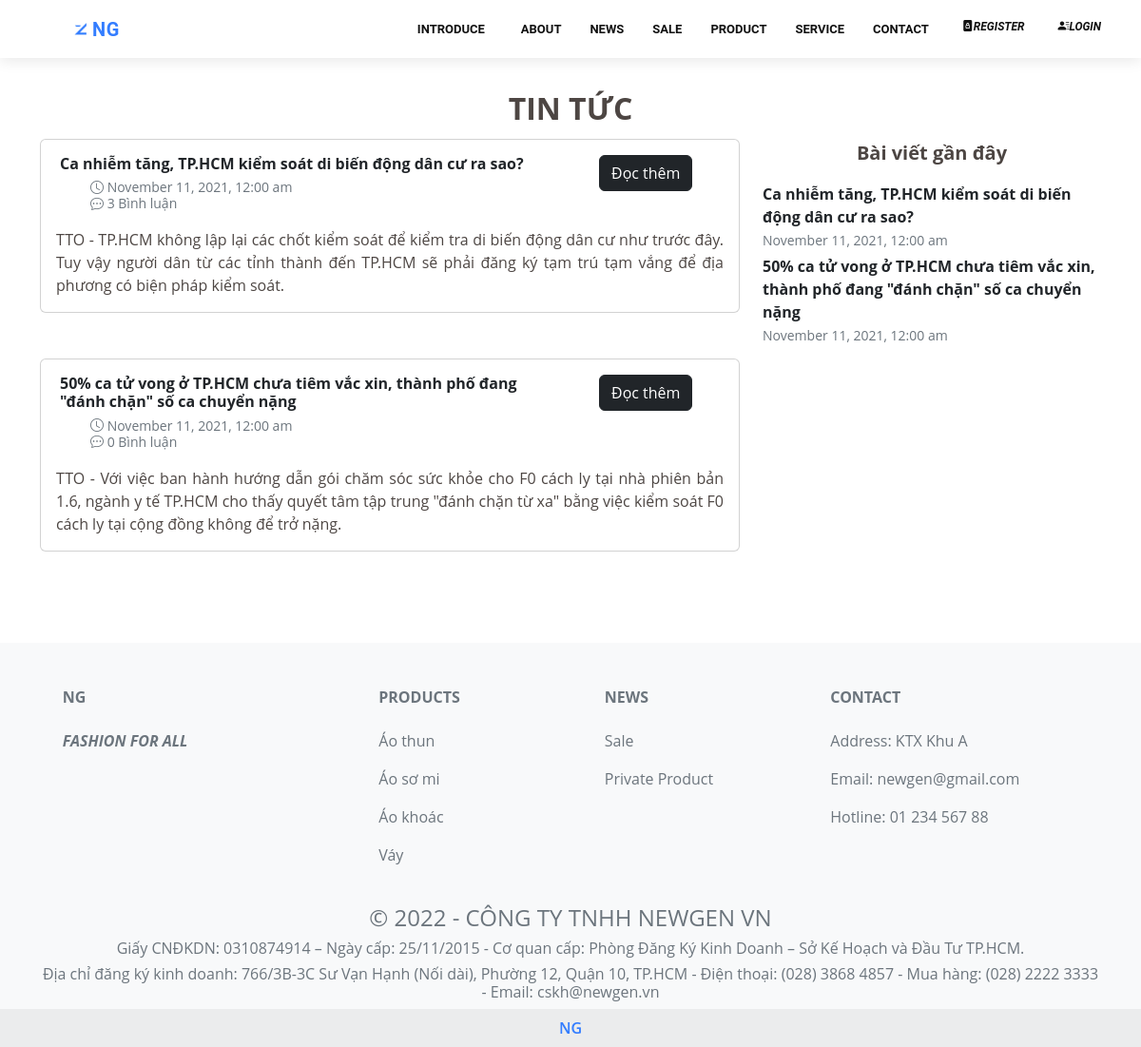
Before: /index.php?page=main&controller=blog&action=index with the older database file.
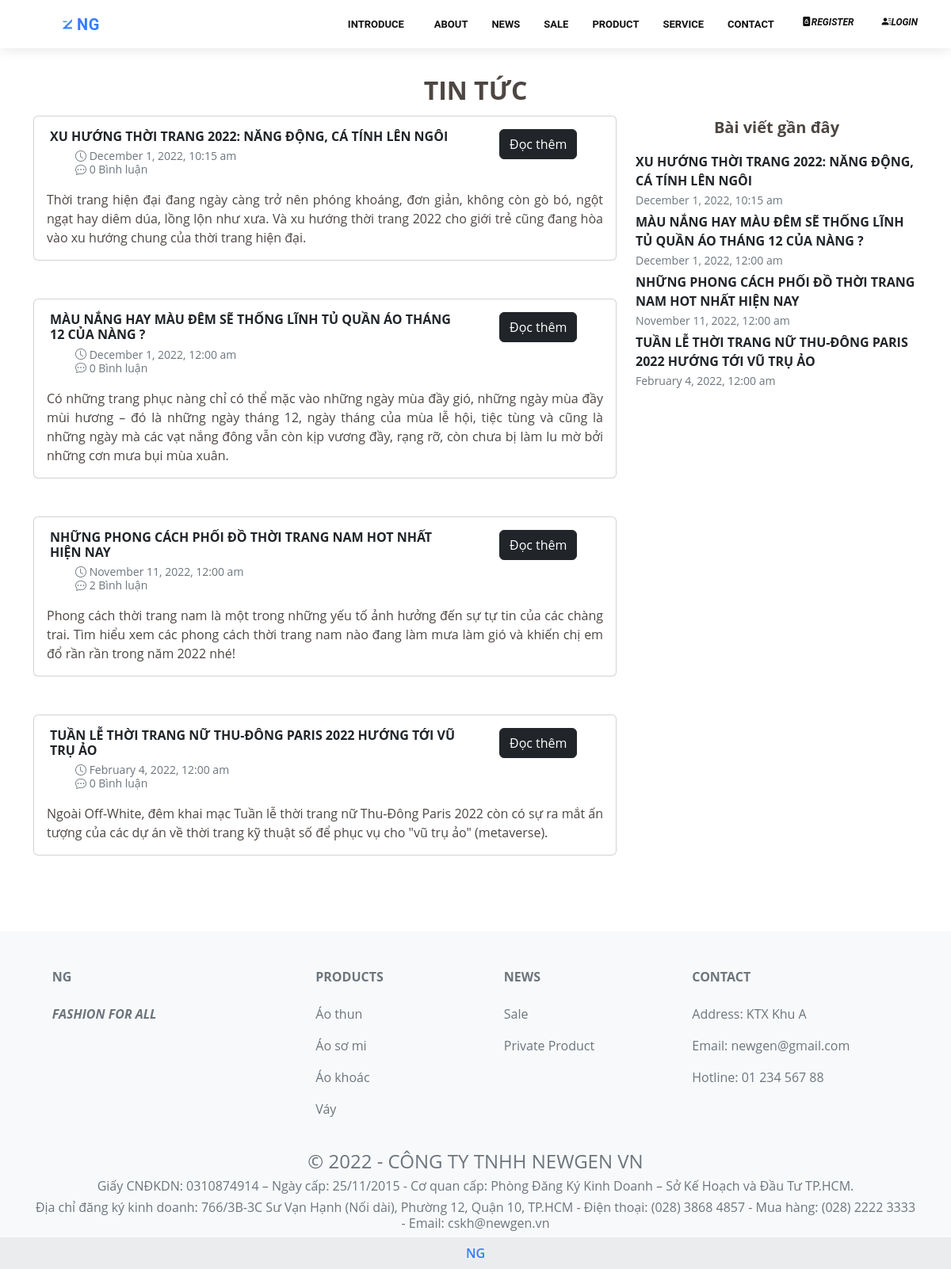
After: the same page with the newer database file.
### tables this page shows
CREATE TABLE `news` (
  `id` int(11) NOT NULL,
  `status` tinyint(1) DEFAULT NULL,
  `date` datetime DEFAULT NULL,
  `description` varchar(1000) DEFAULT NULL,
  `content` varchar(10000) DEFAULT NULL,
  `title` varchar(255) DEFAULT NULL
);

### controllers/main/blog_controller.php (called while the page is built, shortened)
<?php
require_once('controllers/main/base_controller.php');
require_once('models/news.php');
require_once('models/comment.php');
class BlogController extends BaseController
{
	function __construct()
	{
		$this->folder = 'blog';
	}
	public function index()
	{
		if (isset($_GET['pg']))
		{
			$pg = $_GET['pg'];
		}
		else
		{
			$pg = 1;
		}
		$newses = News::getAllShow();
		$recent = News::recentNews();
		foreach ($newses as $news)
		{
			$news->comments = Comment::getCommentByNews($news->id);
		}
		$count = intdiv(count($newses), 4) + 1;
		$newses = array_slice($newses, ($pg - 1) * 4, 4);
		$data = array('newses' => $newses, 'recent' => $recent, 'count' => $count);
		$this->render('index', $data);
	}
}

### routes.php (called while the page is built, shortened)
<?php
$controller = new $klass;
$controller->$action();

### index.php (called while the page is built, shortened)
<?php
require_once('routes.php');

### models/news.php (called while the page is built, shortened)
<?php
class News
{
    public function __construct($id, $status, $date, $title, $description, $content)
    {
        $this->id = $id;
        $this->date = $date;
        $this->title = $title;
        $this->description = $description;
    }
    static function getAllShow()
    {
        $db = DB::getInstance();
        $req = $db->query("SELECT * FROM news WHERE status=1 ORDER BY date DESC");
        $lnews = [];
        foreach ($req->fetch_all(MYSQLI_ASSOC) as $news)
        {
            $lnews[] = new News(
                $news['id'],
                $news['status'],
                $news['date'],
                $news['title'],
                $news['description'],
                $news['content']
            );
        }
        return $lnews;
    }
    static function recentNews()
    {
        $db = DB::getInstance();
        $req = $db->query("SELECT * FROM news WHERE status = 1 ORDER BY date DESC LIMIT 5");
        $lnews = [];
        foreach ($req->fetch_all(MYSQLI_ASSOC) as $news)
        {
            $lnews[] = new News(
                $news['id'],
                $news['status'],
                $news['date'],
                $news['title'],
                $news['description'],
                $news['content']
            );
        }
        return $lnews;
    }
}
?>

### models/comment.php (called while the page is built, shortened)
<?php
class Comment
{
    static function getCommentByNews($news_id)
    {
        $db = DB::getInstance();
        $req = $db->query("SELECT
        C.id AS id,
        C.date AS date,
        C.approved AS approved,
        C.content AS content,
        C.news_id AS news_id,
        C.user_id AS user_id,
        N.title AS title,
        U.fname AS fname,
        U.lname AS lname,
        C.parent AS parent
        FROM comment AS C, user AS U, news AS N WHERE C.news_id = N.id AND C.user_id = U.email AND C.news_id = $news_id AND C.approved = 1 AND C.parent IS NULL ORDER BY C.date DESC;");
        $comments = [];
        foreach ($req->fetch_all(MYSQLI_ASSOC) as $comment) {
            $comments[] = new Comment(
                $comment['id'],
                $comment['date'],
                $comment['approved'],
                $comment['content'],
                $comment['news_id'],
                $comment['user_id'],
                $comment['title'],
                $comment['fname'] . ' ' . $comment['lname'],
                $comment['parent']
            );
        }
        return $comments;
    }
}

### views/main/blog/index.php (the view)
<?php
include_once('views/main/navbar.php');
?>
<body>
    <section id="blog" style="margin-top: 7.5%;">
    <div class="text-center fs-2 fw-bold">TIN TỨC</div>
      <div class="container mt-2">
        <div class="row">
          <div class="col-lg-8" id="new">
            <?php
              foreach ($newses as $news) {
                echo '
                  <article class="card mb-5">
                    <div class="row mx-2">
                        <div class="col-9">
                            <h6 class="card-title mt-3 fw-bold">
                            <a class="text-dark" href="index.php?page=main&controller=detail_blog&id='. $news->id .'&action=index">' . $news->title . '</a>
                            </h6>
                            <div class="card-subtitle mt-2 text-muted">
                                <small>
                                    <ul>
                                        <li class="card-subtitle"><i class="bi bi-clock"></i> <time>' . date("F j, Y, g:i a", strtotime($news->date)) . '</time></li>
                                        <li class="card-subtitle"><i class="bi bi-chat-dots"> </i>' . count($news->comments) . ' Bình luận</li>
                                    </ul>
                                </small>
                            </div>
                        </div>
                        <div class="col-3 text-center mt-3">
                            <a class="btn btn-dark" href="index.php?page=main&controller=detail_blog&id='. $news->id .'&action=index">Đọc thêm</a>
                        </div>
                    </div>
                    <div class="mx-3 mb-3">
                      <div class="fs-6 justify-content">
                        ' . $news->description . '
                      </div>
                    </div>
                  </article>
                ';
              }
            ?>
          </div>
          <div class="col-lg-4">
            <div>
              <p class="fs-5 fw-bold text-center">Bài viết gần đây</p>
              <div>
              <?php
                foreach ($recent as $news)
                {
                  echo '
                  <div class="mb-1">
                    <div><a class="text-dark fw-bold" href="index.php?page=main&controller=detail_blog&id='. $news->id .'&action=index">' . $news->title . '</a>
                    </div>
                    <small class="text-muted">
                        <time>' . date("F j, Y, g:i a", strtotime($news->date)) . '</time>
                    </small>
                  </div>
                  ';
                }
              ?>
              </div>
            </div>
          </div>
        </div>
      </div>
    </section>
</body>
<?php
include_once('views/main/footer.php');
?>

### views/main/navbar.php (shortened to what this page needs)
<!DOCTYPE html>
<html lang="vi">
<head>
  <link href="https://cdn.jsdelivr.net/npm/bootstrap@5.2.2/dist/css/bootstrap.min.css" rel="stylesheet">
  <link href="assets/stylesheets/style.css" rel="stylesheet">
  <link href="assets/stylesheets/stylesheet.css" rel="stylesheet">
  <link rel="stylesheet" href="assets/stylesheets/star_rating.css">
  <link rel="stylesheet" href="https://cdn.jsdelivr.net/npm/bootstrap-icons@1.10.2/font/bootstrap-icons.css">
  <link rel="stylesheet" href="assets/stylesheets/main/services.css">
</head>
<body>
    <header id="header" class="fixed-top">
        <div class="container  align-items-center">
        <nav class="navbar navbar-expand-lg navbar-light bg-white bd-subnavbar py-2">
            <h1 class="logo "><a href="index.php?page=main&controller=layouts&action=index"><img src="assets/images/Z.webp" alt=""><span style="color:#337Dff">NG</span></a></h1>
            <div class="collapse navbar-collapse hide" id="navbarSupportedContent">
                <ul class="navbar-nav ms-auto">
                    <li class="nav-item"><a href="index.php?page=main&controller=layouts&action=index" class="nav-link">Introduce</a></li>
                    <li class="nav-item"><a href="index.php?page=main&controller=about&action=index">About</a></li>
                    <li class="nav-item"><a href="index.php?page=main&controller=blog&action=index">News</a></li>
                    <li class="nav-item"><a href="index.php?page=main&controller=sale&action=index">Sale</a></li>
                    <li class="nav-item"><a href="index.php?page=main&controller=products&action=index">Product</a></li>
                    <li class="nav-item"><a href="index.php?page=main&controller=services&action=index">Service</a></li>
                    <li class="nav-item"><a href="index.php?page=main&controller=contact&action=index">Contact</a></li>
                    <?php
                        if (!isset($_SESSION["guest"])){
                    ?>
                        <li><a href="index.php?page=main&controller=register&action=index" data-bs-toggle="tooltip" data-bs-placement="bottom" title="Đăng ký"><i class="bu bi-file-lock-fill">Register</i></a></li>
                        <li><a href="index.php?page=main&controller=login&action=index" data-bs-toggle="tooltip" data-bs-placement="bottom" title="Đăng nhập" class="box-arrow-in-right"><i class="bu bi-person-lines-fill">Login</i></a></li>
                    <?php
                        }
                        else{
                            echo '
                            <li><a href="" data-bs-toggle="modal" data-bs-target="#EditUserModal"><i class="bu bi-person-badge-fill"></i></a></li>
                            <li><a href="index.php?page=main&controller=login&action=logout" class="box-arrow-in-right"><i class="bu bi-box-arrow-right"></i></a></li>
                            ';
                        }
                    ?>
                </ul>
            </div>
        </nav>
    </div>
  </header>

### views/main/footer.php (shortened to what this page needs)
<footer class="text-center text-lg-start bg-light text-muted">
    <div class="container text-center text-md-start mt-5">
      <div class="row mt-3">
        <div class="col-md-3 col-lg-4 col-xl-3 mx-auto mb-4 mt-5">
          <h6 class="text-uppercase fw-bold mb-4">
            <i class="fas fa-gem"></i>NG
          </h6>
          <p>
            <span class="fw-bold fst-italic">FASHION FOR ALL</span>
          </p>
        </div>
        <div class="col-md-2 col-lg-2 col-xl-2 mx-auto mb-4 mt-5">
          <h6 class="text-uppercase fw-bold mb-4">
            Products
          </h6>
          <p>
            <a href="#!" class="text-reset">Áo thun</a>
          </p>
          <p>
            <a href="#!" class="text-reset">Áo sơ mi</a>
          </p>
          <p>
            <a href="#!" class="text-reset">Áo khoác</a>
          </p>
          <p>
            <a href="#!" class="text-reset">Váy </a>
          </p>
        </div>
        <div class="col-md-3 col-lg-2 col-xl-2 mx-auto mb-4 mt-5">
          <h6 class="text-uppercase fw-bold mb-4">
            News
          </h6>
          <p>
            <a href="#!" class="text-reset">Sale</a>
          </p>
          <p>
            <a href="#!" class="text-reset">Private Product</a>
          </p>
        </div>
        <div class="col-md-4 col-lg-3 col-xl-3 mx-auto mb-md-0 mb-4 mt-5">
          <h6 class="text-uppercase fw-bold mb-4">Contact</h6>
          <p><i class="fas fa-home"></i>Address: KTX Khu A</p>
          <p>
            <i class="fas fa-envelope"></i>Email: newgen@gmail.com</p>
          <p><i class="fas fa-phone"></i>Hotline: 01 234 567 88</p>
        </div>
      </div>
      <div class="text-center">
        <h4>© 2022 - CÔNG TY TNHH NEWGEN VN </h4>
        <h6>
        Giấy CNĐKDN: 0310874914 – Ngày cấp: 25/11/2015 - Cơ quan cấp: Phòng Đăng Ký Kinh Doanh – Sở Kế Hoạch và Đầu Tư TP.HCM.
        </h6>
        <h6>
        Địa chỉ đăng ký kinh doanh: 766/3B-3C Sư Vạn Hạnh (Nối dài), Phường 12, Quận 10, TP.HCM - Điện thoại: (028) 3868 4857 - Mua hàng: (028) 2222 3333 - Email: cskh@newgen.vn
        </h6>
      </div>
    </div>
  <div class="text-center p-2 fw-bold" style="background-color: rgba(0, 0, 0, 0.05);">
    <a href="index.php?page=main&controller=layouts&action=index"><span class="red" style="color:#337Dff">NG</span>
  </div>
</footer>
</body>
</html>

### controllers/main/base_controller.php (shortened to what this page needs)
<?php
class BaseController
{
  protected $folder;
  function render($file, $data = array())
  {
    $view_file = 'views/main/' . $this->folder . '/' . $file . '.php';
    if (is_file($view_file)) {
      extract($data);
      require_once($view_file);
      $content = ob_get_contents();
      require_once('views/admin/basic_layouts.php');
    } else {
      header('Location: index.php?page=main&controller=layouts&action=error');
    }
  }
}

### views/admin/basic_layouts.php
<?= @$content ?>

### assets/stylesheets/style.css (style rules this page uses)
body { font-family: "Open Sans", sans-serif; color: #4d4643; }
a { text-decoration: none; }
.red { color:rgb(233, 37, 37); font-weight: 550; }
#header { background: #fff; transition: all 0.5s; z-index: 997; padding: 0px 0; box-shadow: 0px 2px 15px rgba(0, 0, 0, 0.1); }
#header .logo { font-size: 18px; margin: 0; padding: 0; line-height: 1; font-weight: 700; letter-spacing: 0.5px; text-transform: uppercase; }
#header .logo a { font-size: 20px; color: rgb(233, 37, 37); }
#header .logo a span { color: #1eee41; }
#header .logo img { max-height: 25px; }
.navbar { padding: 0; }
.navbar a, .navbar a:focus { display: flex; align-items: center; justify-content: space-between; padding: 10px 0 10px 30px; font-family: "Roboto", sans-serif; font-size: 13px; font-weight: 600; color: #111; white-space: nowrap; text-transform: uppercase; transition: 0.3s; }
.navbar a i, .navbar a:focus i { font-size: 12px; line-height: 0; margin-left: 5px; }

### assets/stylesheets/main/services.css (style rules this page uses)
.justify-content { text-align: justify; text-justify: inter-word; }
li { list-style: none; }

Changed rows visible on the page:
removed news: title "Ca nhiễm tăng, TP.HCM kiểm soát di biến động dân cư ra sao?", date "November 11, 2021, 12:00 am", count($news->comments) "3", description "TTO - TP.HCM không lập lại các chốt kiểm soát để kiểm tra di biến động dân cư như trước đây. Tuy vậy người dân từ các tỉnh thành đến TP.HCM sẽ phải đăng ký tạm trú tạm vắng để địa phương có biện pháp kiểm soát."
removed news: title "50% ca tử vong ở TP.HCM chưa tiêm vắc xin, thành phố đang \"đánh chặn\" số ca chuyển nặng", date "November 11, 2021, 12:00 am", count($news->comments) "0", description "TTO - Với việc ban hành hướng dẫn gói chăm sóc sức khỏe cho F0 cách ly tại nhà phiên bản 1.6, ngành y tế TP.HCM cho thấy quyết tâm tập trung \"đánh chặn từ xa\" bằng việc kiểm soát F0 cách ly tại cộng đồng không để trở nặng."
added news: title "XU HƯỚNG THỜI TRANG 2022: NĂNG ĐỘNG, CÁ TÍNH LÊN NGÔI", date "December 1, 2022, 10:15 am", count($news->comments) "0", description "Thời trang hiện đại đang ngày càng trở nên phóng khoáng, đơn giản, không còn gò bó, ngột ngạt hay diêm dúa, lồng lộn như xưa. Và xu hướng thời trang 2022 cho giới trẻ cũng đang hòa vào xu hướng chung của thời trang hiện đại."
added news: title "MÀU NẮNG HAY MÀU ĐÊM SẼ THỐNG LĨNH TỦ QUẦN ÁO THÁNG 12 CỦA NÀNG ?", date "December 1, 2022, 12:00 am", count($news->comments) "0", description "Có những trang phục nàng chỉ có thể mặc vào những ngày mùa đầy gió, những ngày mùa đầy mùi hương – đó là những ngày tháng 12, ngày tháng của mùa lễ hội, tiệc tùng và cũng là những ngày mà các vạt nắng đông vẫn còn kịp vương đầy, rạng rỡ, còn chưa bị làm lu mờ bởi những cơn mưa bụi mùa xuân."
added news: title "NHỮNG PHONG CÁCH PHỐI ĐỒ THỜI TRANG NAM HOT NHẤT HIỆN NAY", date "November 11, 2022, 12:00 am", count($news->comments) "2", description "Phong cách thời trang nam là một trong những yếu tố ảnh hưởng đến sự tự tin của các chàng trai. Tìm hiểu xem các phong cách thời trang nam nào đang làm mưa làm gió và khiến chị em đổ rần rần trong năm 2022 nhé!"
added news: title "TUẦN LỄ THỜI TRANG NỮ THU-ĐÔNG PARIS 2022 HƯỚNG TỚI VŨ TRỤ ẢO", date "February 4, 2022, 12:00 am", count($news->comments) "0", description "Ngoài Off-White, đêm khai mạc Tuần lễ thời trang nữ Thu-Đông Paris 2022 còn có sự ra mắt ấn tượng của các dự án về thời trang kỹ thuật số để phục vụ cho \"vũ trụ ảo\" (metaverse)."
